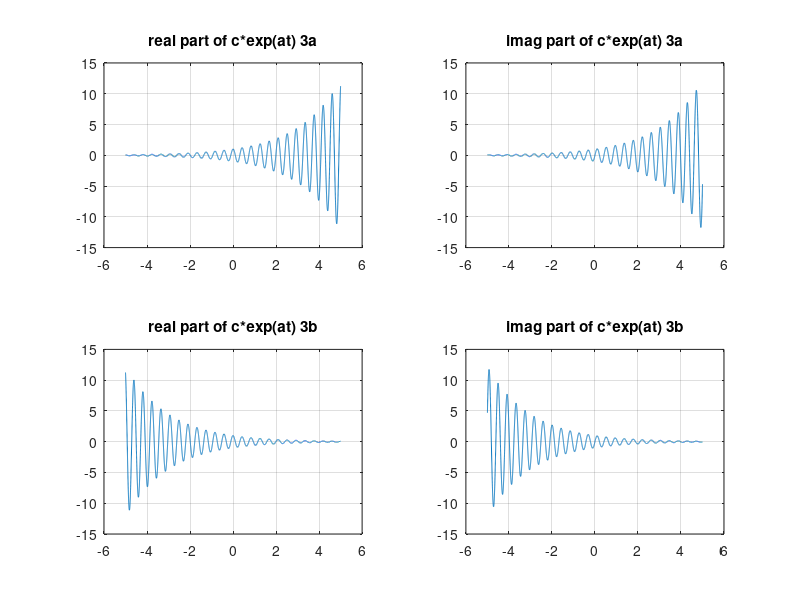
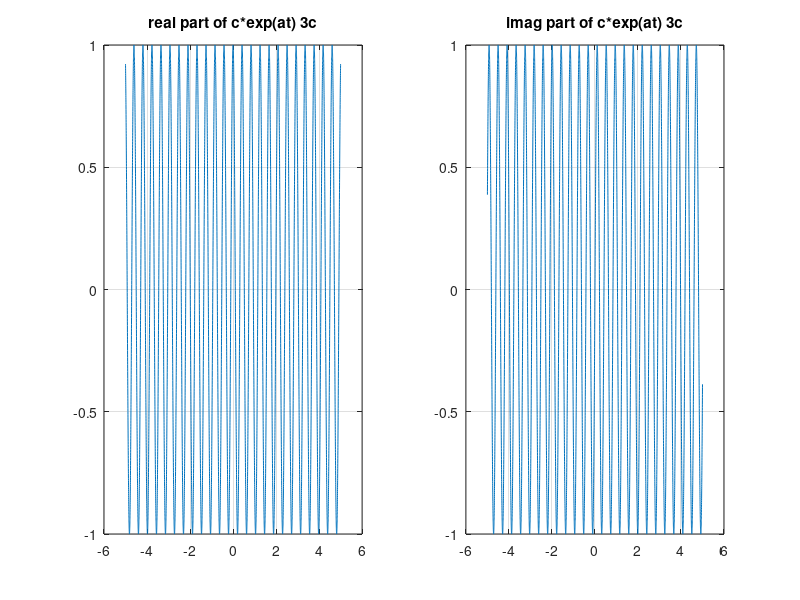

Write MATLAB code to recreate these figures, in order.
clear all
close all
clc

%%case 1

c=1;
a=0.5+15j;
t=-5:0.001:5;
y=c*exp(a*t);

y1=real(y);
y2=imag(y);

figure
subplot(2,2,1)
plot(t,y1)
title('real part of c*exp(at) 3a');

grid on

subplot(2,2,2)
plot(t,y2);
title('imag part of c*exp(at) 3a');

grid on


%%case 2
c=1;
a=-0.5+15j;
t=-5:0.001:5;
y=c*exp(a*t);

y1=real(y);
y2=imag(y);

%%figure
subplot(2,2,3)
plot(t,y1)
title('real part of c*exp(at) 3b');

grid on

subplot(2,2,4)
plot(t,y2);
title('imag part of c*exp(at) 3b');

grid on


%%case 3
c=1;
a=15j;
t=-5:0.001:5;
y=c*exp(a*t);

y1=real(y);
y2=imag(y);

figure
subplot(1,2,1)
plot(t,y1)
title('real part of c*exp(at) 3c');

grid on

subplot(1,2,2)
plot(t,y2);
title('imag part of c*exp(at) 3c');

grid on


